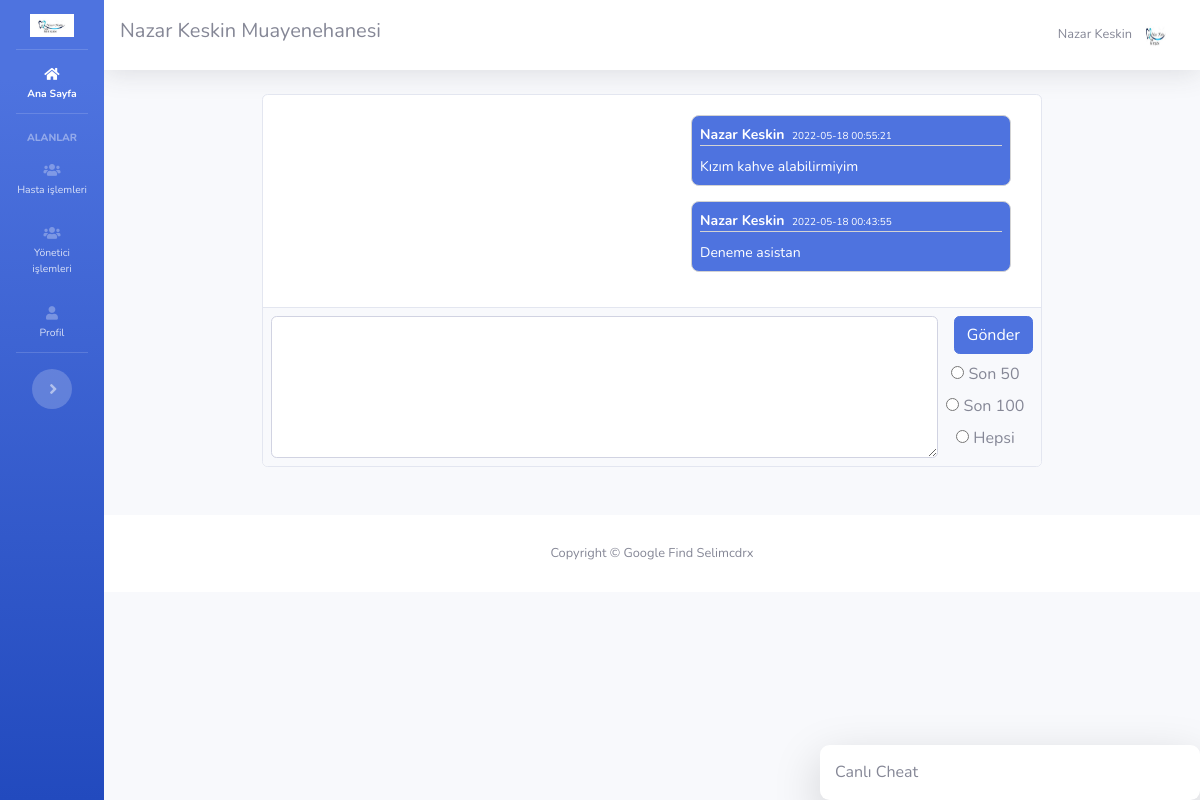
Screenshot of /chat.php (signed in) with the database file from the repository.
### tables this page shows
CREATE TABLE `ayarlar` (
  `id` int(11) NOT NULL,
  `site_logo` varchar(400) DEFAULT NULL,
  `site_baslik` varchar(350) DEFAULT NULL,
  `site_aciklama` varchar(300) DEFAULT NULL,
  `site_link` varchar(100) DEFAULT NULL,
  `site_sahip_mail` varchar(100) DEFAULT NULL,
  `site_mail_host` varchar(100) DEFAULT NULL,
  `site_mail_mail` varchar(100) DEFAULT NULL,
  `site_mail_port` int(11) DEFAULT NULL,
  `site_mail_sifre` varchar(100) DEFAULT NULL
);

CREATE TABLE `mesajlar` (
  `mesaj_id` int(11) NOT NULL,
  `mesaj_gonderen` int(11) DEFAULT NULL,
  `mesaj_detay` text,
  `mesaj_eklenme_tarih` datetime NOT NULL DEFAULT CURRENT_TIMESTAMP
);

CREATE TABLE `kullanicilar` (
  `kul_id` int(11) NOT NULL,
  `kul_isim` varchar(200) DEFAULT NULL,
  `kul_mail` varchar(200) DEFAULT NULL,
  `kul_sifre` varchar(100) DEFAULT NULL,
  `kul_telefon` varchar(100) DEFAULT NULL,
  `kul_yetki` int(11) NOT NULL DEFAULT '0'
);

### islemler/baglan.php (called while the page is built, shortened)
<?php
$host="localhost";
$veritabani_ismi="selimyra_nazar";
$kullanici_adi="selimyra_nazarx";
$sifre="Asd123asd.";
try {
	$db = new PDO("mysql:host=$host;dbname=$veritabani_ismi;charset=utf8",$kullanici_adi,$sifre);
} catch (PDOException $e) {
	echo $e->getmessage();
}
$sorgu=$db->prepare("SELECT * FROM ayarlar");
$sorgu->execute();
$ayarcek=$sorgu->fetch(PDO::FETCH_ASSOC);
?>

### fonksiyonlar.php (called while the page is built, shortened)
<?php
function yetkikontrol()
{
	if ($_SESSION['kul_yetki']==1) {
		return TRUE;
	} else {
		return FALSE;
	}
}
?>

### liste.php (the view, shortened to what this page needs)
<?php
require_once 'islemler/baglan.php';
require_once 'fonksiyonlar.php';
if (isset($_GET['sayi'])) {
	if ($_GET['sayi']=="son50") {
		$eksorgu=50;
	} elseif ($_GET['sayi']=="son100") {
		$eksorgu=100;
	} else {
		$eksorgu=10000000000;
	}
} else {
	$eksorgu=50;
}
$sorgu=$db->prepare("SELECT mesajlar.*,kullanicilar.kul_isim FROM mesajlar LEFT JOIN kullanicilar ON kullanicilar.kul_id=mesajlar.mesaj_gonderen ORDER BY mesaj_id DESC LIMIT 0,$eksorgu");
$sorgu->execute();
$mesajlar=$sorgu->fetchAll(PDO::FETCH_ASSOC);
?>
<?php foreach ($mesajlar as $key => $mesaj): ?>
	<div
	<?php if ($mesaj['mesaj_gonderen']==$_SESSION['kul_id']): ?>
		style="background-color: #4e73df; color: white; font-size: 14px;"
		class="mesaj ml-auto"
		<?php else: ?>
			class="mesaj"
		<?php endif ?>
		>
		<div class="container-fluid p-0">
			<div class="row">
				<div class="col-md-12">
					<div style="border-bottom: 1px solid lightgray; margin-bottom: 10px">
						<span>
							<b><?php echo $mesaj['kul_isim'] ?></b>
						</span>
						<span class="ml-1 tarih-alani">
							<?php echo $mesaj['mesaj_eklenme_tarih'] ?>
						</span>
					</div>
				</div>
			</div>
			<div class="row">
				<div class="col-md-12">
					<p class="mb-0">
						<?php echo $mesaj['mesaj_detay'] ?>
					</p>
				</div>
			</div>
		</div>
	</div>
	<?php endforeach ?>

### header.php (shortened to what this page needs)
<?php
include 'islemler/baglan.php';
include 'fonksiyonlar.php';
?>
<!DOCTYPE html>
<html lang="tr">
<head>
  <link href="vendor/fontawesome-free/css/all.min.css" rel="stylesheet" type="text/css">
  <link href="css/sb-admin-2.min.css" rel="stylesheet">
  <link rel="stylesheet" href="css/aksoyhlc.css">
</head>
<body id="page-top">
  <div id="wrapper">
    <ul class="navbar-nav bg-gradient-primary sidebar sidebar-dark accordion" id="accordionSidebar">
     <li class="nav-item">
      <a class="nav-link text-center" href="index.php">
        <img src="dosyalar/<?php echo $ayarcek['site_logo'] ?>" style="width: 60%; height: auto;">
      </a>
    </li>
    <hr class="sidebar-divider my-0">
    <li class="nav-item active">
      <a class="nav-link" href="index.php">
        <i class="fas fa-home"></i>
        <span>Ana Sayfa</span></a>
      </li>
      <hr class="sidebar-divider">
      <div class="sidebar-heading">
        Alanlar
      </div>
      <li class="nav-item">
        <a class="nav-link collapsed" href="#" data-toggle="collapse" data-target="#collapseTwo" aria-expanded="true" aria-controls="collapseTwo">
          <i class="fas fa-users"></i>
          <span>Hasta işlemleri</span>
        </a>
      </li>
      <?php if (yetkikontrol()): ?>
       <li class="nav-item">
        <a class="nav-link collapsed" href="#" data-toggle="collapse" data-target="#kullanicimeby" aria-expanded="true" aria-controls="kullanicimeby">
          <i class="fas fa-users"></i>
          <span>Yönetici işlemleri</span>
        </a>
      </li>
    <?php endif ?>
      <li class="nav-item">
        <a class="nav-link" href="profil.php">
          <i class="fas fa-user"></i>
          <span>Profil</span></a>
        </li>
        <hr class="sidebar-divider d-none d-md-block">
        <div class="text-center d-none d-md-inline">
          <button class="rounded-circle border-0" id="sidebarToggle"></button>
        </div>
      </ul>
      <div id="content-wrapper" class="d-flex flex-column">
        <div id="content">
          <nav class="navbar navbar-expand navbar-light bg-white topbar mb-4 static-top shadow">
            <h5><?php echo $ayarcek['site_baslik'] ?></h5>
            <ul class="navbar-nav ml-auto">
              <li class="nav-item dropdown no-arrow">
                <a class="nav-link dropdown-toggle" href="#" id="userDropdown" role="button" data-toggle="dropdown" aria-haspopup="true" aria-expanded="false">
                  <span class="mr-2 d-none d-lg-inline text-gray-600 small"><?php echo $_SESSION['kul_isim'] ?></span>
                  <img class="img-profile rounded-circle" src="dosyalar/<?php echo $ayarcek['site_logo'] ?>">
                </a>
              </li>
            </ul>
          </nav>

### css/aksoyhlc.css (style rules this page uses)
.mesaj { border:1px solid lightgray; border-radius: 0.5rem; margin-bottom: 15px; word-wrap: break-word; padding: 0.5rem; padding-left: 0.5rem; padding-right: 0.5rem; width: fit-content; min-width: 320px; margin-right:10px; }
.tarih-alani { font-size: 10px !important; }

### rows the page displays
ayarlar: site_logo (picture), site_baslik "Nazar Keskin Muayenehanesi"
mesajlar: kullanicilar.kul_isim "Nazar Keskin", mesaj_eklenme_tarih "2022-05-18 00:55:21", mesaj_detay "Kızım kahve alabilirmiyim"
mesajlar: kullanicilar.kul_isim "Nazar Keskin", mesaj_eklenme_tarih "2022-05-18 00:43:55", mesaj_detay "Deneme asistan"

### other values shown
$_SESSION['kul_isim'] "Nazar Keskin"
